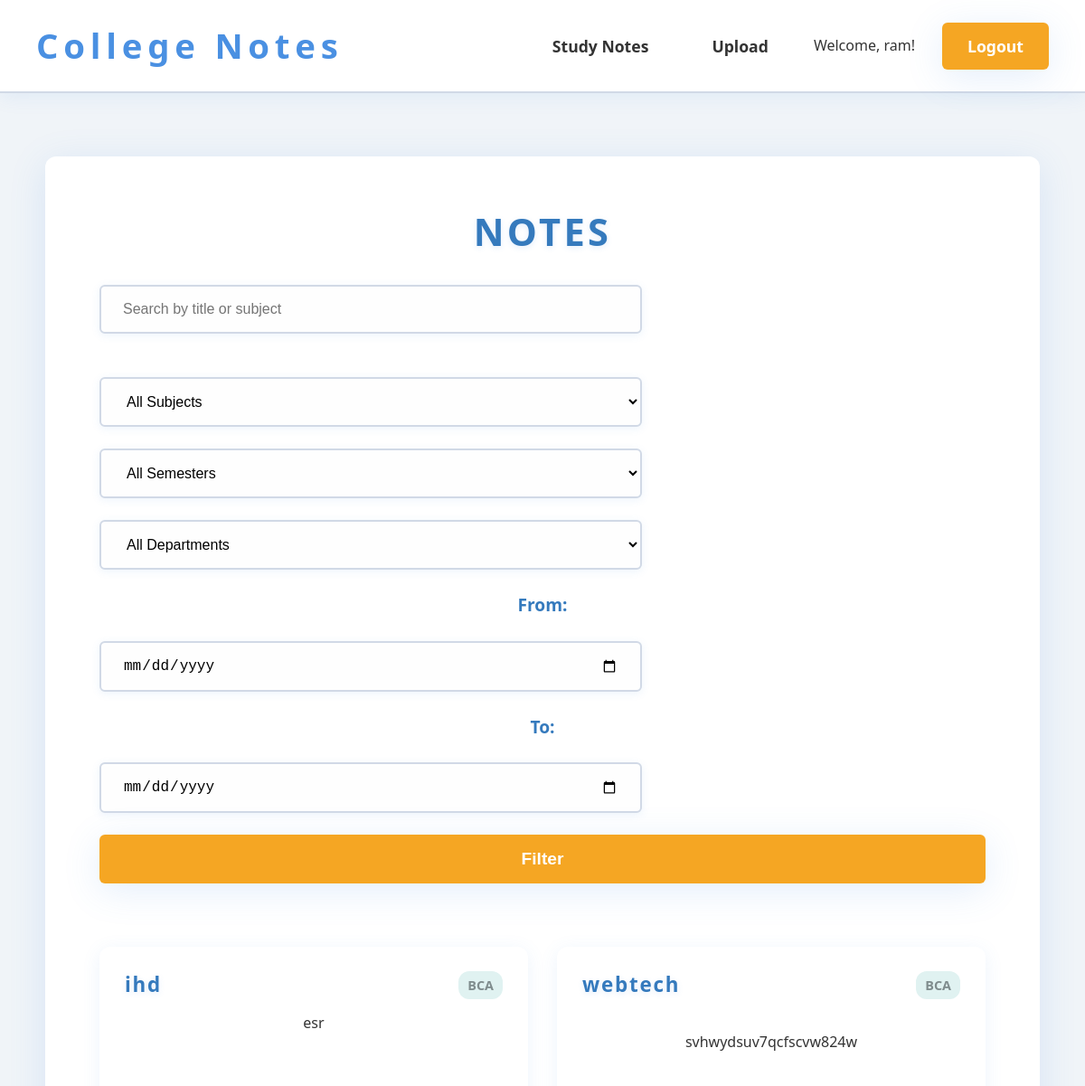
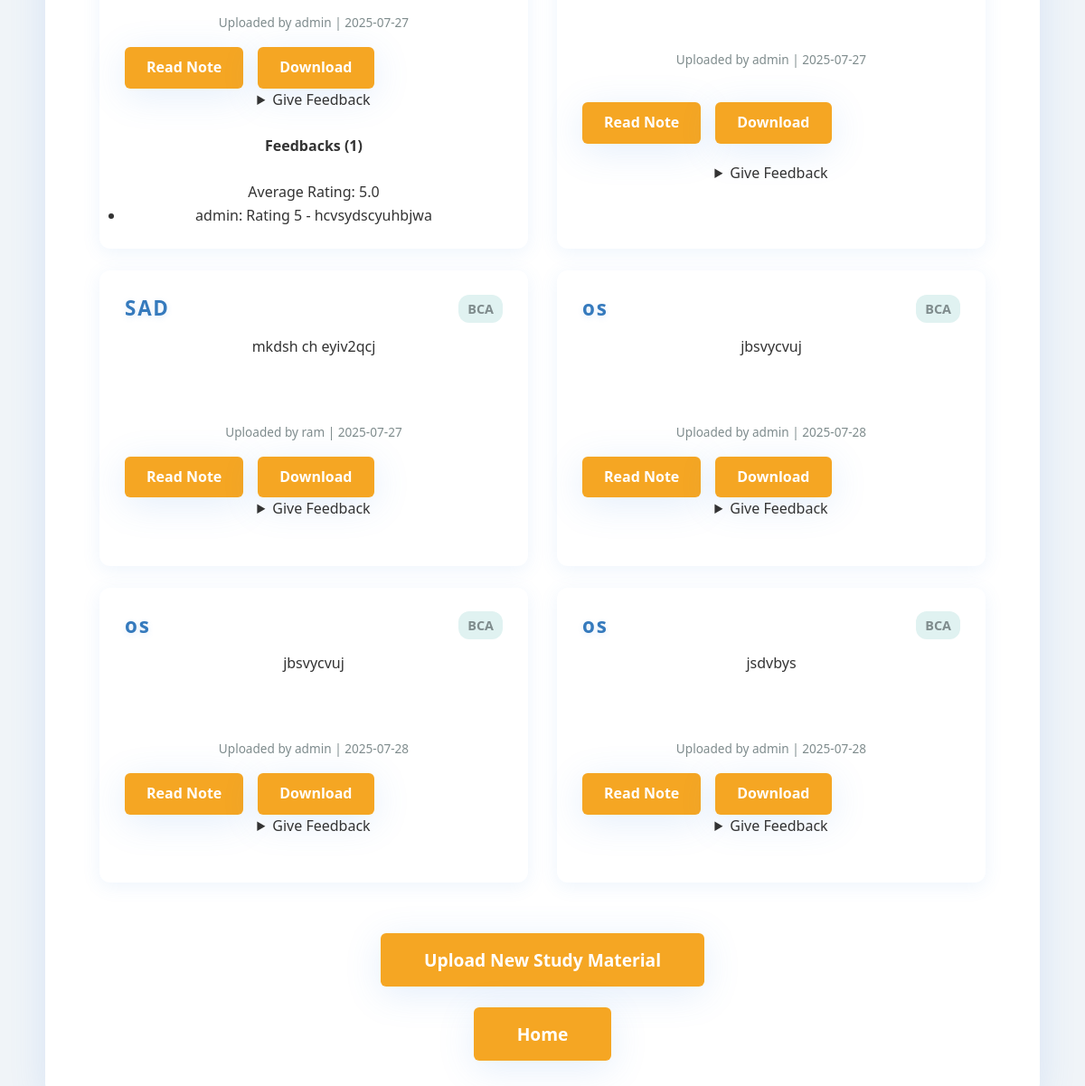
Page /materials/ (signed in) on the committed database (2 pictures, top to bottom).
### notes/models.py (models this page shows, shortened)
class StudyMaterial(models.Model):
    SEMESTER_CHOICES = [
        ('1', '1st Semester'),
        ('2', '2nd Semester'),
        ('3', '3rd Semester'),
        ('4', '4th Semester'),
        ('5', '5th Semester'),
        ('6', '6th Semester'),
        ('7', '7th Semester'),
        ('8', '8th Semester'),
    ]
    title = models.CharField(max_length=200)
    description = models.TextField(blank=True)
    file = models.FileField(upload_to='study_materials/')
    department = models.ForeignKey(Department, on_delete=models.CASCADE)
    semester = models.CharField(max_length=1, choices=SEMESTER_CHOICES)
    subject = models.CharField(max_length=200)
    chapter_name = models.CharField(max_length=200)
    uploaded_by = models.ForeignKey(User, on_delete=models.CASCADE)
    upload_date = models.DateTimeField(auto_now_add=True)
    extracted_text = models.TextField(blank=True, null=True, help_text="Extracted text content from PDF for search")

class Department(models.Model):
    name = models.CharField(max_length=100, unique=True)

class Feedback(models.Model):
    study_material = models.ForeignKey(StudyMaterial, on_delete=models.CASCADE, related_name='feedbacks')
    user = models.ForeignKey(User, on_delete=models.CASCADE)
    rating = models.PositiveSmallIntegerField()
    comments = models.TextField(blank=True)
    created_at = models.DateTimeField(auto_now_add=True)

### notes/views.py (the view, shortened to what this page needs)
# urls.py: path('materials/', views.study_material_list, name='study_material_list'),
@login_required
def study_material_list(request):
    departments = Department.objects.all()
    faculty_choices = [(dept.name, dept.name) for dept in departments]
    subjects = StudyMaterial.objects.values_list('subject', flat=True).distinct().order_by('subject')
    filter_form = StudyMaterialFilterForm(request.GET, faculty_choices=faculty_choices)
    study_materials = StudyMaterial.objects.all()
    if filter_form.is_valid():
        subject = filter_form.cleaned_data.get('subject')
        semester = filter_form.cleaned_data.get('semester')
        faculty = filter_form.cleaned_data.get('faculty')
        date_from = filter_form.cleaned_data.get('date_uploaded_from')
        date_to = filter_form.cleaned_data.get('date_uploaded_to')
        search = filter_form.cleaned_data.get('search')
        if subject:
            study_materials = study_materials.filter(department__name__icontains=subject)
        if semester:
            study_materials = study_materials.filter(semester__icontains=semester)
        if faculty:
            study_materials = study_materials.filter(department__name__icontains=faculty)
        if date_from:
            study_materials = study_materials.filter(upload_date__gte=date_from)
        if date_to:
            study_materials = study_materials.filter(upload_date__lte=date_to)
    return render(request, 'notes/study_material_list.html', {
        'study_materials': study_materials,
        'departments': departments,
        'filter_form': filter_form,
        'subjects': subjects,
    })

### notes/forms.py
class StudyMaterialFilterForm(forms.Form):
    search = forms.CharField(required=False, label='Search')
    subject = forms.CharField(required=False, label='Subject')
    semester = forms.ChoiceField(required=False, choices=[('', 'All Semesters')] + [(str(i), str(i)) for i in range(1, 9)], label='Semester')
    faculty = forms.ChoiceField(required=False, choices=[], label='Faculty')
    date_uploaded_from = forms.DateField(required=False, widget=forms.DateInput(attrs={'type': 'date'}), label='Date From')
    date_uploaded_to = forms.DateField(required=False, widget=forms.DateInput(attrs={'type': 'date'}), label='Date To')
    def __init__(self, *args, **kwargs):
        faculty_choices = kwargs.pop('faculty_choices', [])
        super().__init__(*args, **kwargs)
        self.fields['faculty'].choices = [('', 'All Departments')] + [(val, label) for val, label in faculty_choices]

### notes/templatetags/feedback_extras.py (called while the page is built)
@register.filter
def average_rating(feedbacks):
    if not feedbacks:
        return "No ratings"
    total = sum(fb.rating for fb in feedbacks)
    count = len(feedbacks)
    return round(total / count, 2)

### notes/templates/notes/study_material_list.html (shortened to what this page needs)
{% load static %}
{% load feedback_extras %}
<!DOCTYPE html>
<html lang="en">
<head>
    <link rel="stylesheet" href="{% static 'css/global.css' %}" />
    <link rel="stylesheet" href="{% static 'css/study_material_list.css' %}" />
</head>
<body>
    <nav role="navigation" aria-label="Main Navigation">
        <div class="logo"><a href="{% url 'notes:home' %}">College Notes</a></div>
        <div class="nav-links">
            <a href="{% url 'notes:study_material_list' %}">Study Notes</a>
            {% if user.is_authenticated %}
                <a href="{% url 'notes:upload_study_material' %}">Upload</a>
                <span aria-label="Logged in user">Welcome, {{ user.username }}!</span>
                <a href="{% url 'notes:logout' %}" class="btn-primary">Logout</a>
            {% else %}
                <a href="{% url 'notes:register' %}" class="btn-primary">Register</a>
                <a href="{% url 'notes:login' %}" class="btn-primary">Login</a>
            {% endif %}
        </div>
    </nav>
    <main class="container" role="main">
        <h2>NOTES</h2>
        <form method="get" id="filterForm" aria-label="Filter Study Materials">
            <input type="text" name="search" id="searchInput" placeholder="Search by title or subject" value="{{ filter_form.data.search|default_if_none:'' }}" autocomplete="off" aria-describedby="suggestions" />
            <select name="subject" onchange="document.getElementById('filterForm').submit();" aria-label="Filter by Subject">
                <option value="">All Subjects</option>
            </select>
            <select name="semester" onchange="document.getElementById('filterForm').submit();" aria-label="Filter by Semester">
                <option value="">All Semesters</option>
            </select>
            <select name="faculty" onchange="document.getElementById('filterForm').submit();" aria-label="Filter by Faculty">
                {% for val, label in filter_form.fields.faculty.choices %}
                    <option value="{{ val }}" {% if filter_form.data.faculty == val %}selected{% endif %}>{{ label }}</option>
                {% endfor %}
            </select>
            <label for="date_uploaded_from">From:</label>
            <input type="date" name="date_uploaded_from" value="{{ filter_form.data.date_uploaded_from|default_if_none:'' }}" onchange="document.getElementById('filterForm').submit();" aria-label="Filter by Date From" />
            <label for="date_uploaded_to">To:</label>
            <input type="date" name="date_uploaded_to" value="{{ filter_form.data.date_uploaded_to|default_if_none:'' }}" onchange="document.getElementById('filterForm').submit();" aria-label="Filter by Date To" />
            <button type="submit" class="btn-primary">Filter</button>
        </form>
        <div class="materials-grid" aria-live="polite" aria-relevant="additions removals">
            {% for material in study_materials %}
                <div class="material-card">
                    <div class="material-header">
                        <h3>{{ material.title }}</h3>
                        <span class="material-department">{{ material.department.name }}</span>
                    </div>
                    <p class="material-description">{{ material.description|truncatewords:30 }}</p>
                    <div class="material-meta">
                        <span>Uploaded by {{ material.uploaded_by.username }}</span> |
                        <span>{{ material.upload_date|date:"Y-m-d" }}</span>
                    </div>
                    <div class="material-actions">
                        <a href="{{ material.file.url }}" target="_blank" class="btn-primary btn-sm">
                            Read Note
                        </a>
                        <a href="{% url 'notes:download_study_material' material.pk %}" class="btn-primary btn-sm">Download</a>
                    </div>
                    <details>
                        <summary>Give Feedback</summary>
                    </details>
                    <br />
                    {% with feedbacks=material.feedbacks.all %}
                        {% if feedbacks %}
                            <strong>Feedbacks ({{ feedbacks.count }})</strong><br />
                            Average Rating: {{ feedbacks|average_rating }}<br />
                            <ul>
                                {% for fb in feedbacks %}
                                    <li>{{ fb.user.username }}: Rating {{ fb.rating }} - {{ fb.comments }}</li>
                                {% endfor %}
                            </ul>
                        {% endif %}
                    {% endwith %}
                </div>
            {% empty %}
                <p>No study materials found.</p>
            {% endfor %}
        </div>
        <br /><br />
        <p><a href="{% url 'notes:upload_study_material' %}" class="btn-primary">Upload New Study Material</a></p>
        <br /><br />
        <p><a href="{% url 'notes:home' %}" class="btn-primary">Home</a></p>
    </main>
</body>
</html>

### notes/static/css/global.css (style rules this page uses)
:root { --color-primary: #4a90e2; --color-primary-dark: #357ABD; --color-accent: #f5a623; --color-bg: #f0f4f8; --color-white: #ffffff; --color-text: #333333; --color-muted: #7f8c8d; --color-border: #d1d9e6; --border-radius: 12px; --border-radius-sm: 6px; --font-family: 'Poppins', 'Segoe UI', Tahoma, Geneva, Verdana, sans-serif; --transition: 0.4s cubic-bezier(.4,0,.2,1); --shadow-light: 0 4px 20px rgba(74, 144, 226, 0.1); --shadow-medium: 0 8px 40px rgba(74, 144, 226, 0.15); --shadow-dark: 0 12px 60px rgba(74, 144, 226, 0.2); }
* { margin: 0; padding: 0; box-sizing: border-box; }
body { font-family: var(--font-family); background: var(--color-bg); color: var(--color-text); font-size: 16px; line-height: 1.6; min-height: 100vh; transition: background 0.5s; }
a { color: var(--color-primary); text-decoration: none; transition: color var(--transition); }
nav { background: var(--color-white); padding: 20px 40px; display: flex; justify-content: space-between; align-items: center; position: sticky; top: 0; z-index: 1000; box-shadow: var(--shadow-light); border-bottom: 2px solid var(--color-border); }
nav .logo { font-size: 2.4rem; font-weight: 700; color: var(--color-primary); letter-spacing: 0.15em; cursor: pointer; user-select: none; }
nav .nav-links { display: flex; align-items: center; gap: 30px; }
nav .nav-links a { color: var(--color-text); font-size: 1.1rem; font-weight: 600; padding: 10px 20px; border-radius: var(--border-radius-sm); transition: background var(--transition), color var(--transition); background: transparent; }
nav .nav-links .btn-primary { background: var(--color-accent); padding: 12px 28px; color: var(--color-white); font-weight: 700; border-radius: var(--border-radius-sm); box-shadow: var(--shadow-medium); transition: background var(--transition), transform 0.2s; border: none; cursor: pointer; }
.container { max-width: 1100px; margin: 70px auto 60px; background: var(--color-white); padding: 50px 60px; border-radius: var(--border-radius); box-shadow: var(--shadow-medium); transition: box-shadow var(--transition), background 0.5s; text-align: center; }
h1, h2, h3 { color: var(--color-primary-dark); margin-bottom: 25px; font-weight: 800; letter-spacing: 0.08em; text-shadow: 0 2px 6px rgba(74, 144, 226, 0.15); }
h2 { font-size: 2.6rem; }
h3 { font-size: 2rem; }
button, .btn-primary { background: var(--color-accent); color: var(--color-white); border: none; padding: 16px 48px; font-size: 1.2rem; font-weight: 700; border-radius: var(--border-radius-sm); cursor: pointer; box-shadow: var(--shadow-medium); transition: background var(--transition), transform 0.3s; }
form { display: flex; flex-direction: column; gap: 24px; margin-bottom: 50px; }
form label { font-weight: 700; font-size: 1.2rem; color: var(--color-primary-dark); }
input[type="text"], input[type="email"], input[type="password"], input[type="date"], select, textarea { padding: 16px 24px; border-radius: var(--border-radius-sm); border: 2px solid var(--color-border); font-size: 1rem; background: #fefefe; box-shadow: 0 2px 10px rgba(74, 144, 226, 0.1); transition: border-color 0.3s, box-shadow 0.3s; width: 100%; max-width: 600px; }

### rows in the picture
StudyMaterial: title "ihd", department.name "BCA", description "esr", uploaded_by.username "admin", upload_date "2025-07-27", feedbacks.all.count "1", feedbacks.all|average_rating "5.0"
Feedback: user.username "admin", rating "5", comments "hcvsydscyuhbjwa"
StudyMaterial: title "webtech", department.name "BCA", description "svhwydsuv7qcfscvw824w", uploaded_by.username "admin", upload_date "2025-07-27"
StudyMaterial: title "SAD", department.name "BCA", description "mkdsh ch eyiv2qcj", uploaded_by.username "ram", upload_date "2025-07-27"
StudyMaterial: title "os", department.name "BCA", description "jbsvycvuj", uploaded_by.username "admin", upload_date "2025-07-28"
StudyMaterial: title "os", department.name "BCA", description "jbsvycvuj", uploaded_by.username "admin", upload_date "2025-07-28"
StudyMaterial: title "os", department.name "BCA", description "jsdvbys", uploaded_by.username "admin", upload_date "2025-07-28"

### other values in the picture
{{ user.username }} "ram"
form field faculty "All Departments"
